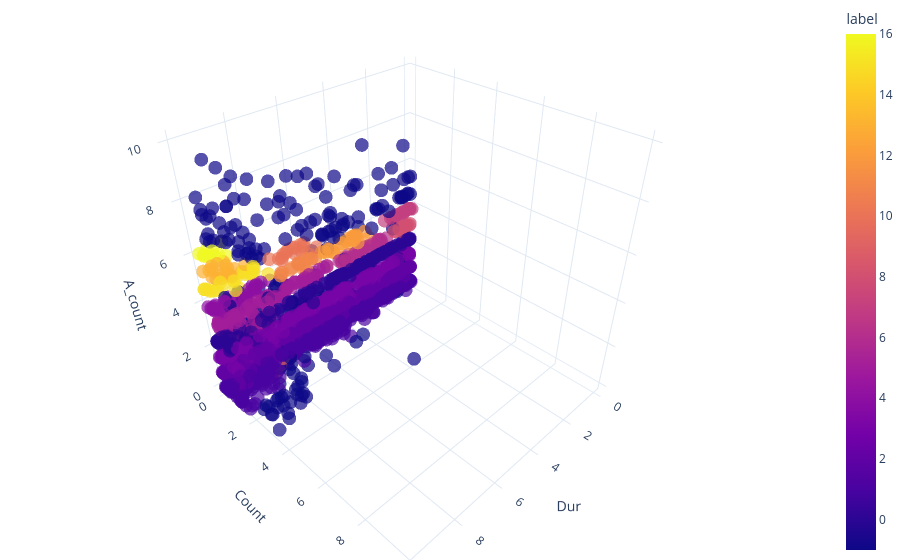

Notebook cell for this chart:
### Code cell
myplot.Date_Mac_3D_scatter(df_cluster,'Dur','Count','A_count','label')

### Figure 1 — Plotly figure (JSON) as saved in the notebook; plotly's stock layout.template omitted (floating-point values rounded to 4 significant figures; data arrays with more than 128 entries replaced by an {"elided": "..."} marker saying what was removed)
{"data": [{"hovertemplate": "Dur=%{x}<br>Count=%{y}<br>A_count=%{z}<br>label=%{marker.color}<extra></extra>", "legendgroup": "", "marker": {"color": {"elided": "1950 int values"}, "coloraxis": "coloraxis", "opacity": 0.7, "symbol": "circle"}, "mode": "markers", "name": "", "scene": "scene", "showlegend": false, "type": "scatter3d", "x": {"elided": "1950 float values"}, "y": {"elided": "1950 float values"}, "z": {"elided": "1950 float values"}}], "layout": {"coloraxis": {"colorbar": {"title": {"text": "label"}}, "colorscale": [[0, "#0d0887"], [0.1111, "#46039f"], [0.2222, "#7201a8"], [0.3333, "#9c179e"], [0.4444, "#bd3786"], [0.5556, "#d8576b"], [0.6667, "#ed7953"], [0.7778, "#fb9f3a"], [0.8889, "#fdca26"], [1, "#f0f921"]]}, "legend": {"tracegroupgap": 0}, "margin": {"b": 0, "l": 0, "r": 0, "t": 0}, "scene": {"domain": {"x": [0, 1], "y": [0, 1]}, "xaxis": {"title": {"text": "Dur"}}, "yaxis": {"title": {"text": "Count"}}, "zaxis": {"title": {"text": "A_count"}}}}}
